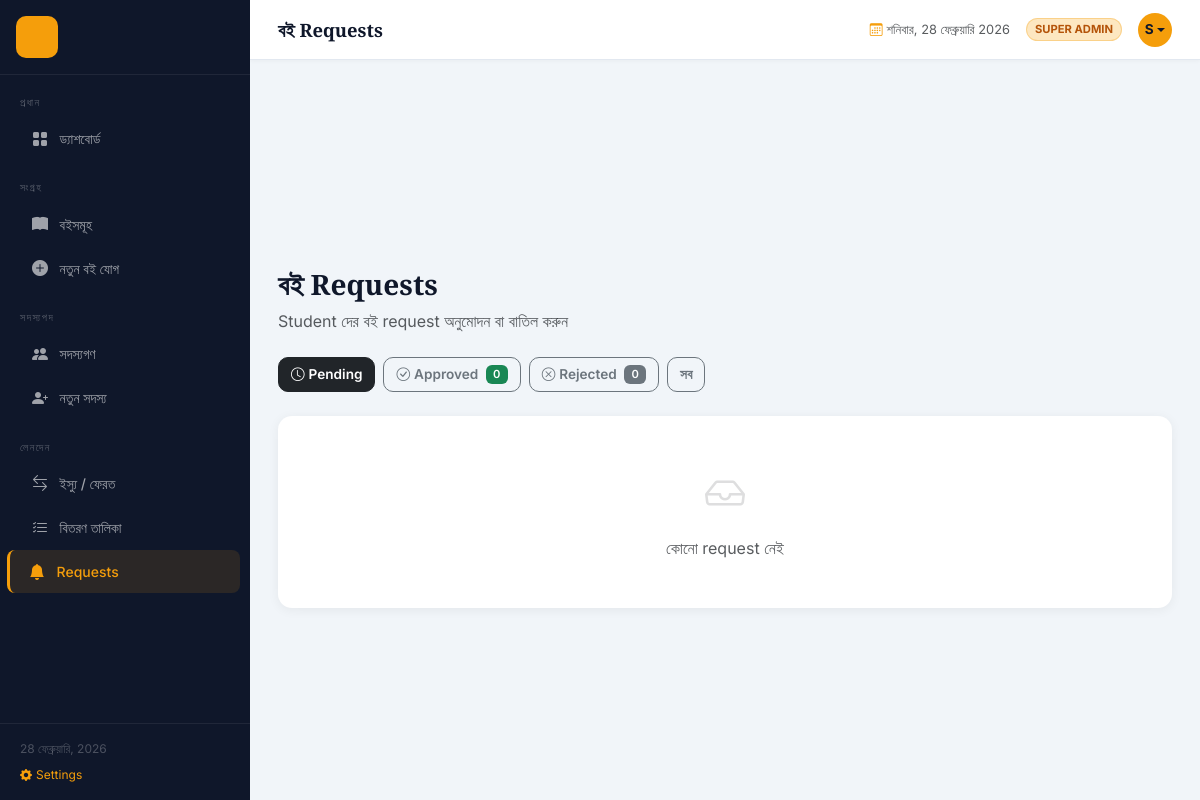
The page /requests (signed in) on the database as committed earlier.
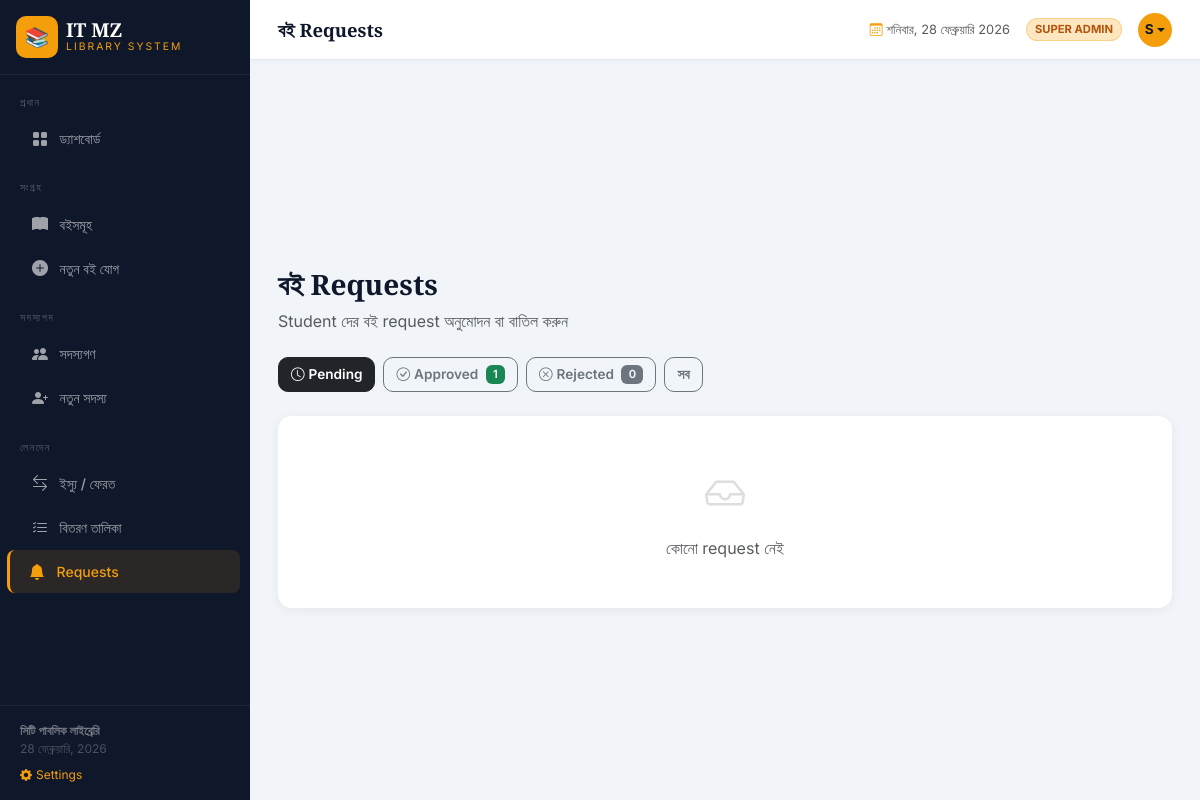
The same page on the database as committed later.
### tables this page shows
CREATE TABLE settings (
        key TEXT PRIMARY KEY,
        value TEXT
    );

### app.py (the view)
@app.route('/requests')
@admin_required
def requests_list():
    status_filter = request.args.get('status', 'pending')
    conn = get_db()
    query  = 'SELECT br.*, b.title as book_title, b.cover_color, b.author FROM book_requests br JOIN books b ON br.book_id=b.id'
    params = []
    if status_filter != 'all':
        query += ' WHERE br.status=?'
        params.append(status_filter)
    query += ' ORDER BY br.request_date DESC'
    reqs = conn.execute(query, params).fetchall()
    counts = {
        'pending':  conn.execute("SELECT COUNT(*) FROM book_requests WHERE status='pending'").fetchone()[0],
        'approved': conn.execute("SELECT COUNT(*) FROM book_requests WHERE status='approved'").fetchone()[0],
        'rejected': conn.execute("SELECT COUNT(*) FROM book_requests WHERE status='rejected'").fetchone()[0],
    }
    conn.close()
    return render_template('requests.html', requests=reqs, status_filter=status_filter, counts=counts)

### app.py (called while the page is built)
def admin_required(f):
    @wraps(f)
    def decorated(*args, **kwargs):
        if not session.get('logged_in'):
            flash('এই পেজটি দেখতে লগইন করুন।', 'info')
            return redirect(url_for('login', next=request.path))
        if not session.get('is_admin'):
            flash('এই কাজটি করার অনুমতি আপনার নেই।', 'error')
            return redirect(url_for('books'))
        return f(*args, **kwargs)
    return decorated

def get_db():
    conn = sqlite3.connect(DB_PATH)
    conn.row_factory = sqlite3.Row
    return conn

def get_settings():
    conn = get_db()
    rows = conn.execute('SELECT key, value FROM settings').fetchall()
    conn.close()
    return {row['key']: row['value'] for row in rows}

@app.context_processor
def inject_settings():
    return dict(site=get_settings())

### templates/requests.html (shortened to what the changed rows need)
{% extends 'base.html' %}
{% block content %}
<div class="d-flex justify-content-between align-items-start mb-4 page-header">
    <div>
        <h1>বই Requests</h1>
    </div>
</div>
<div class="d-flex gap-2 mb-4">
    <a href="{{ url_for('requests_list', status='approved') }}"
       class="btn {% if status_filter=='approved' %}btn-dark{% else %}btn-outline-secondary{% endif %}">
        <i class="bi bi-check-circle me-1"></i>Approved
        <span class="badge bg-success ms-1">{{ counts.approved }}</span>
    </a>
</div>
{% endblock %}

### templates/base.html (shortened to what the changed rows need)
<!DOCTYPE html>
<html lang="bn">
<head>
    <link href="https://cdnjs.cloudflare.com/ajax/libs/bootstrap/5.3.2/css/bootstrap.min.css" rel="stylesheet">
    <link href="https://cdnjs.cloudflare.com/ajax/libs/bootstrap-icons/1.11.3/font/bootstrap-icons.min.css" rel="stylesheet">
</head>
<body>
<nav id="sidebar">
    <div class="sidebar-brand d-flex align-items-center gap-2 p-3 border-bottom" style="border-color:rgba(255,255,255,.07)!important">
        <div class="brand-icon" style="overflow:hidden">
            {% if site.logo_type == 'image' %}
            <img src="{{ site.library_logo }}" style="width:100%;height:100%;object-fit:cover;border-radius:10px" alt="logo">
            {% else %}
            {{ site.library_logo }}
            {% endif %}
        </div>
        <div>
            <div class="brand-name">{{ site.library_name }}</div>
            <div class="brand-sub">{{ site.library_tagline }}</div>
        </div>
    </div>
    <div class="sidebar-nav flex-grow-1 py-2">
        <div class="nav-section">প্রধান</div>
        {% if session.get("is_admin") %}
        <a href="{{ url_for('dashboard') }}" class="nav-link {% if request.endpoint=='dashboard' %}active{% endif %}"><i class="bi bi-grid-fill"></i> ড্যাশবোর্ড</a>
        {% endif %}
        <div class="nav-section mt-2">সংগ্রহ</div>
        <a href="{{ url_for('books') }}" class="nav-link {% if request.endpoint=='books' %}active{% endif %}"><i class="bi bi-book-fill"></i> বইসমূহ</a>
        {% if session.get("is_admin") %}
        <a href="{{ url_for('add_book') }}" class="nav-link {% if request.endpoint=='add_book' %}active{% endif %}"><i class="bi bi-plus-circle-fill"></i> নতুন বই যোগ</a>
        <div class="nav-section mt-2">সদস্যপদ</div>
        <a href="{{ url_for('members') }}" class="nav-link {% if request.endpoint=='members' %}active{% endif %}"><i class="bi bi-people-fill"></i> সদস্যগণ</a>
        <a href="{{ url_for('add_member') }}" class="nav-link {% if request.endpoint=='add_member' %}active{% endif %}"><i class="bi bi-person-plus-fill"></i> নতুন সদস্য</a>
        <div class="nav-section mt-2">লেনদেন</div>
        <a href="{{ url_for('borrow') }}" class="nav-link {% if request.endpoint=='borrow' %}active{% endif %}"><i class="bi bi-arrow-left-right"></i> ইস্যু / ফেরত</a>
        <a href="{{ url_for('issued_books') }}" class="nav-link {% if request.endpoint=='issued_books' %}active{% endif %}"><i class="bi bi-list-check"></i> বিতরণ তালিকা</a>
        <a href="{{ url_for('requests_list') }}" class="nav-link {% if request.endpoint=='requests_list' %}active{% endif %}"><i class="bi bi-bell-fill"></i> Requests</a>
        {% endif %}
    </div>
    <div class="sidebar-footer">
    <div class="fw-semibold" style="color:rgba(255,255,255,.4)">{{ site.library_footer }}</div>
    <div id="sidebar-date"></div>
    {% if session.get('is_super') %}
    <a href="{{ url_for('settings') }}" class="d-block mt-2" style="color:var(--gold);font-size:.75rem;text-decoration:none">
        <i class="bi bi-gear-fill me-1"></i>Settings
    </a>
    {% endif %}
</div>
</nav>
<div id="main">
    <div class="page-body">{% block content %}{% endblock %}</div>
</div>
</body>
</html>

Rows that differ between the two databases and show on the page:
added settings: library_name "IT MZ"
added settings: library_tagline "LIBRARY SYSTEM"
added settings: library_footer "সিটি পাবলিক লাইব্রেরি"
Other text that changed with them:
{{ site.library_logo }}: (not shown) → "📚"
{{ counts.approved }}: "0" → "1"
